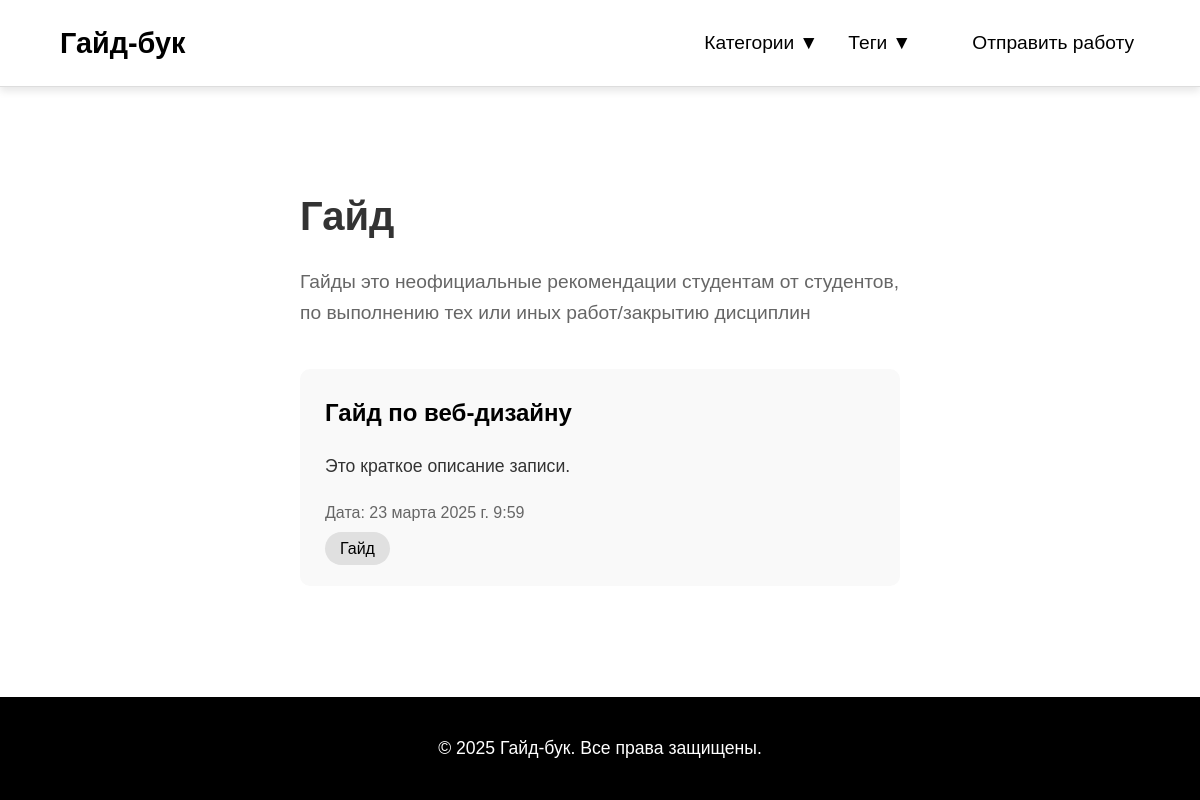
/tag/gajd/, run on the app's committed database.
### guidbook_app/models.py (models this page shows, shortened)
class Tag(models.Model):
    name = models.CharField(max_length=100, verbose_name="Название тега")
    slug = models.SlugField(unique=True, verbose_name="URL тега")
    description = models.TextField(blank=True, null=True, verbose_name="Описание")
    class Meta:
        verbose_name = "Тег"
        verbose_name_plural = "Теги"

class Record(models.Model):
    title = models.CharField(max_length=200, verbose_name="Заголовок записи")
    content = models.TextField(verbose_name="Содержимое записи (HTML)")
    short_content = models.TextField(verbose_name="Краткое содержание записи (HTML)")
    category = models.ForeignKey(
        Category, on_delete=models.SET_NULL, null=True, blank=True, verbose_name="Категория"
    )
    tags = models.ManyToManyField(Tag, blank=True, verbose_name="Теги")
    created_at = models.DateTimeField(auto_now_add=True, verbose_name="Дата создания")
    class Meta:
        verbose_name = "Запись"
        verbose_name_plural = "Записи"

### guidbook_app/views.py (the view)
# urls.py: path('tag/<slug:slug>/', views.tag_detail, name='tag_detail'),
def tag_detail(request, slug):
    tag = get_object_or_404(Tag, slug=slug)
    records = Record.objects.filter(tags=tag)
    categories = Category.objects.all()
    tags = Tag.objects.all()
    return render(request, 'guidbook_app/category_detail.html', {'category': tag, 'records': records,'categories':categories,'tags':tags})

### guidbook_app/templates/guidbook_app/category_detail.html (shortened to what this page needs)
{% load static %}
<!DOCTYPE html>
<html lang="ru">
<head>
    <link rel="stylesheet" href="{% static 'guidbook_app/category_detail.css' %}">
</head>
<body>
<div class="wrapper">
    <header class="fixed-header">
        <a href="/" class="logo">Гайд-бук</a>
        <div class="nav-links">
            <button id="menu-button" class="nav-link toggle-menu">
                Категории <span class="arrow-icon">▼</span>
            </button>
            <button id="tags-button" class="nav-link toggle-menu">
                Теги <span class="arrow-icon">▼</span>
            </button>
            <button class="nav-link toggle-menu">
                <a href="{% url 'student_request' %}">Отправить работу</a>
            </button>
        </div>
    </header>
    <main>
        <section class="category-header">
            <h1>{{category.name}}</h1>
            <p>{{category.description|safe}}</p>
        </section>
        <section class="records-list">
            {% for record in records %}
                <div class="record-card">
                    <h2><a href="{% url 'record_detail' pk=record.pk %}">{{record.title}}</a></h2>
                    <p>{{record.short_content|safe}}</p>
                    <div class="record-meta">
                        <span class="date">Дата: {{record.created_at}}</span>
                        <div class="tags-container">
                            <span class="tags">
                                {% for tag in record.tags.all %}
                                    <a href="{% url 'tag_detail' tag.slug %}" class="tag">{{tag.name}}</a>
                                {% endfor %}
                            </span>
                        </div>
                    </div>
                </div>
            {% endfor %}
        </section>
    </main>
    {% include "guidbook_app//footer.html" %}
</div>
</body>
</html>

### guidbook_app/static/guidbook_app/category_detail.css (style rules this page uses)
a,body { color: #000 }
body { margin: 0; font-family: Arial,sans-serif; background-color: #fff; line-height: 1.6 }
a { text-decoration: none; transition: color .3s ease }
.fixed-header { border-bottom: 1px solid #ddd }
.logo { font-size: 2rem; font-weight: 700 }
.nav-links a { margin-left: 25px; font-size: 1.2rem }
main { max-width: 800px; margin: 0 auto; padding: 0 20px }
.category-header { text-align: left; margin-top: 40px; margin-bottom: 40px }
.category-header h1 { font-size: 2.5rem; margin-bottom: 15px; color: #333; padding-top: 10vh }
.category-header p { font-size: 1.2rem; color: #666 }
.records-list { display: flex; flex-direction: column; gap: 30px }
.record-card { background-color: #f9f9f9; border-radius: 10px; padding: 25px; text-align: left; transition: transform .3s ease,box-shadow .3s ease }
.record-card h2 { margin-top: 0; font-size: 1.5rem; color: #333 }
.record-card p { margin: 15px 0; font-size: 1.1rem; color: #333 }
.record-meta { margin-top: 20px; font-size: 1rem; color: #666 }
.tags-container { display: flex; flex-wrap: wrap; gap: 12px; margin-top: 10px }
.tag { background-color: #e0e0e0; color: #000; padding: 8px 15px; border-radius: 20px; font-size: 1rem; text-decoration: none; transition: background-color .3s ease }
.fixed-header .nav-links a,.link-record a { text-decoration: none; transition: color .3s ease }
.fixed-header { position: fixed; top: 0; left: 0; width: 100%; background-color: #fff; box-shadow: 0 4px 8px rgba(0,0,0,.1); z-index: 1000; display: flex; justify-content: space-between; align-items: center; padding: 20px 40px; box-sizing: border-box; padding: 20px 5vw }
.fixed-header .logo { font-size: 1.8rem; font-weight: 700; text-decoration: none }
.fixed-header .nav-links { display: flex; gap: 30px }
.fixed-header .nav-links a { font-size: 1.2rem; position: relative }
.fixed-header .nav-links a::after { content: ""; position: absolute; left: 0; bottom: -5px; width: 100%; height: 2px; transform: scaleX(0); transform-origin: left; transition: transform .3s ease; background-color: #000 }
.fixed-header .logo,.fixed-header .nav-links a { color: #000 }
.fixed-header { position: fixed; top: 0; left: 0; width: 100%; z-index: 1002; background-color: #fff; box-shadow: 0 4px 8px rgba(0, 0, 0, 0.1); }
#menu-button { display: inline-block; padding: 10px 20px; font-size: 1rem; color: #fff; background-color: #007bff; border: none; border-radius: 5px; cursor: pointer; transition: background-color 0.3s ease, transform 0.3s ease; }
#menu-button { background: none; border: none; font-size: 1.2rem; color: #000; text-decoration: none; cursor: pointer; display: inline-flex; align-items: center; gap: 5px; padding: 0; }
.arrow-icon { transition: transform 0.3s ease; }
.fixed-header .logo:hover,.fixed-header .nav-links a:hover,body { color: #333 }
#tags-button { background: none; border: none; font-size: 1.2rem; color: #000; text-decoration: none; cursor: pointer; display: inline-flex; align-items: center; gap: 5px; padding: 0; }
#tags-button { display: inline-block; padding: 10px 20px; font-size: 1rem; color: #fff; background-color: #007bff; border: none; border-radius: 5px; cursor: pointer; transition: background-color 0.3s ease, transform 0.3s ease; }

### guidbook_app/templates/guidbook_app/category_detail.html (style rules this page uses)
.toggle-menu { border: none; background: none; }

### guidbook_app/templates/guidbook_app/footer.html (style rules this page uses)
.wrapper { display: flex; flex-direction: column; min-height: 100vh; }
main { width:50vw; flex: 1; padding-top: 8vh; }

### data on the page
Tag: name "Гайд", description "Гайды это неофициальные рекомендации студентам от студентов, по выполнению тех или иных работ/закрытию дисциплин"
Record: title "Гайд по веб-дизайну", short_content "Это краткое описание записи.", created_at "23 марта 2025 г. 9:59"
